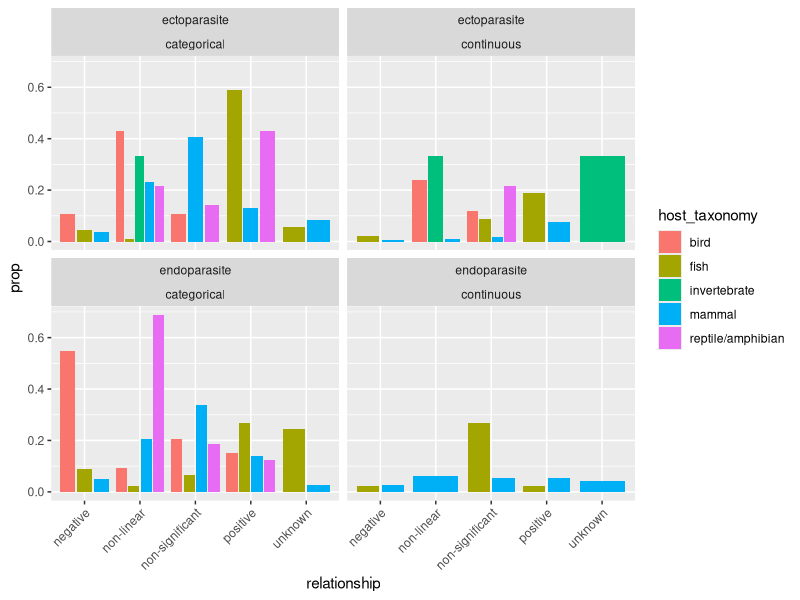

This figure's R source:


## load packages
 library(data.table)
 library(tidyverse)
 library(ggplot2)

## load data
age <- read_csv("input/age-parasitism.csv")

## rename some column names
age <- rename(age, relationship = `type of age~parasite relationship`)

## make minor changes to data 
age$relationship[age$relationship == "?"] <- "unknown"

## header
head(age)
 
## number of unique studies
unique(age$filename)

## number of relationships by host 
age %>%
  group_by(host_taxonomy) %>%
  summarise(n = n())
  
## number of relationships by parasite 
age %>%
  group_by(parasite_taxonomy) %>%
  summarise(n = n())

## number of relationships by host age 
age %>%
  group_by(age_measure) %>%
  summarise(n = n())

## number of relationships by parasite, age, and type of age~parasite relationship
df1 <- age %>%
  group_by(parasite_taxonomy,
           host_taxonomy,
           age_measure, 
           relationship) %>%
  summarise(n = n()) %>%
  print(n = 22)

## summarize number of rows by parasite and host taxonomy (data.table)
setDT(df1)[, count := sum(n), by = c("parasite_taxonomy", "host_taxonomy")]

## calculate proportion 
df1$prop <- df1$n/df1$count

## visualize (cut out viruses)
ggplot(df1[parasite_taxonomy != "virus"]) +
  geom_col(aes(y = prop, 
               x = relationship, 
               fill = host_taxonomy), 
           position = "dodge2") + 
  facet_wrap(~parasite_taxonomy*age_measure) +
  theme(axis.text.x = element_text(angle = 45, hjust = 1))


## number of relationships by host age (continuous age only)
age %>%
  filter(age_measure == "continuous") %>%
  summarise(n = n())

## social behaviour
unique(age$other_drivers_parasitism)
